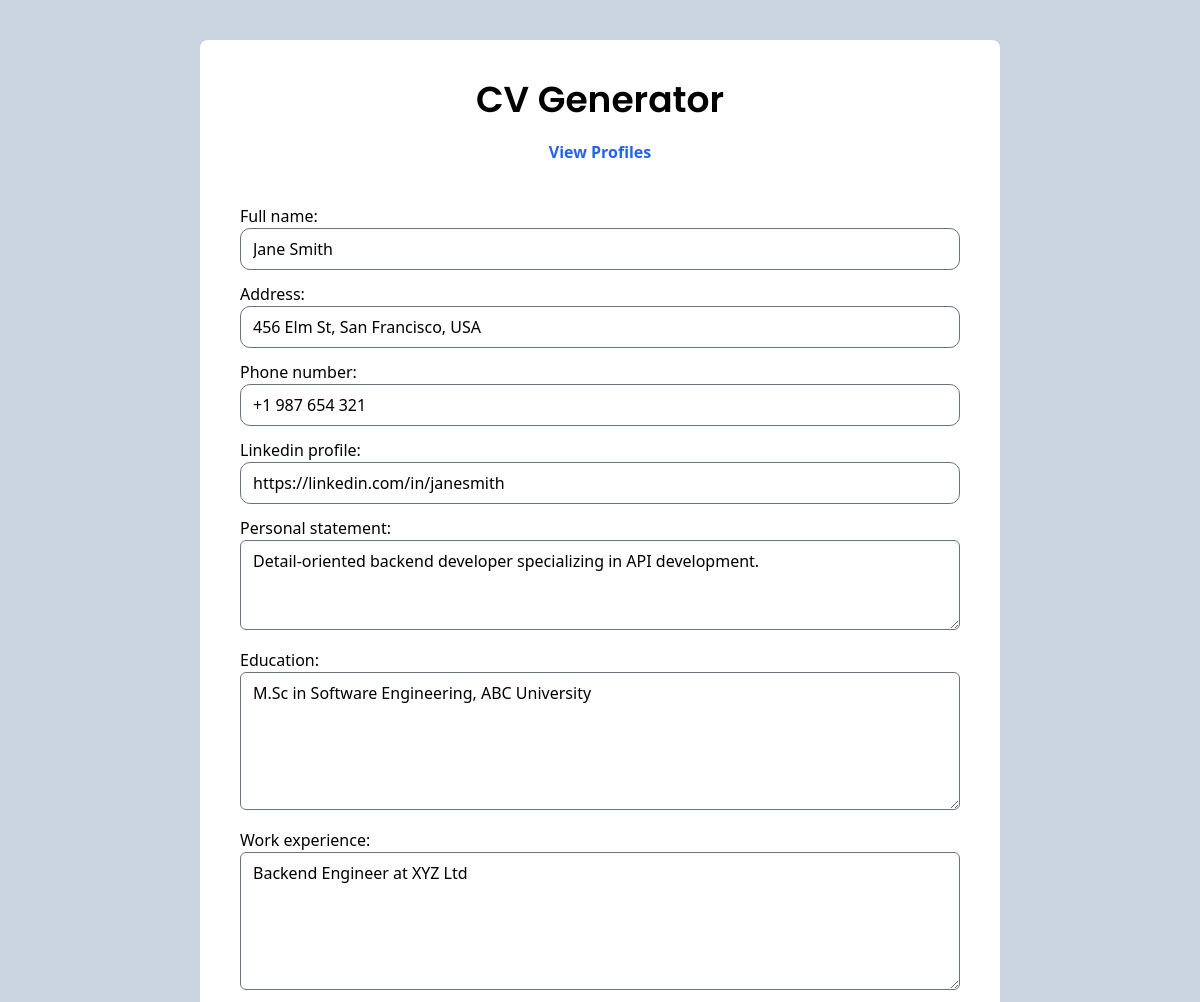
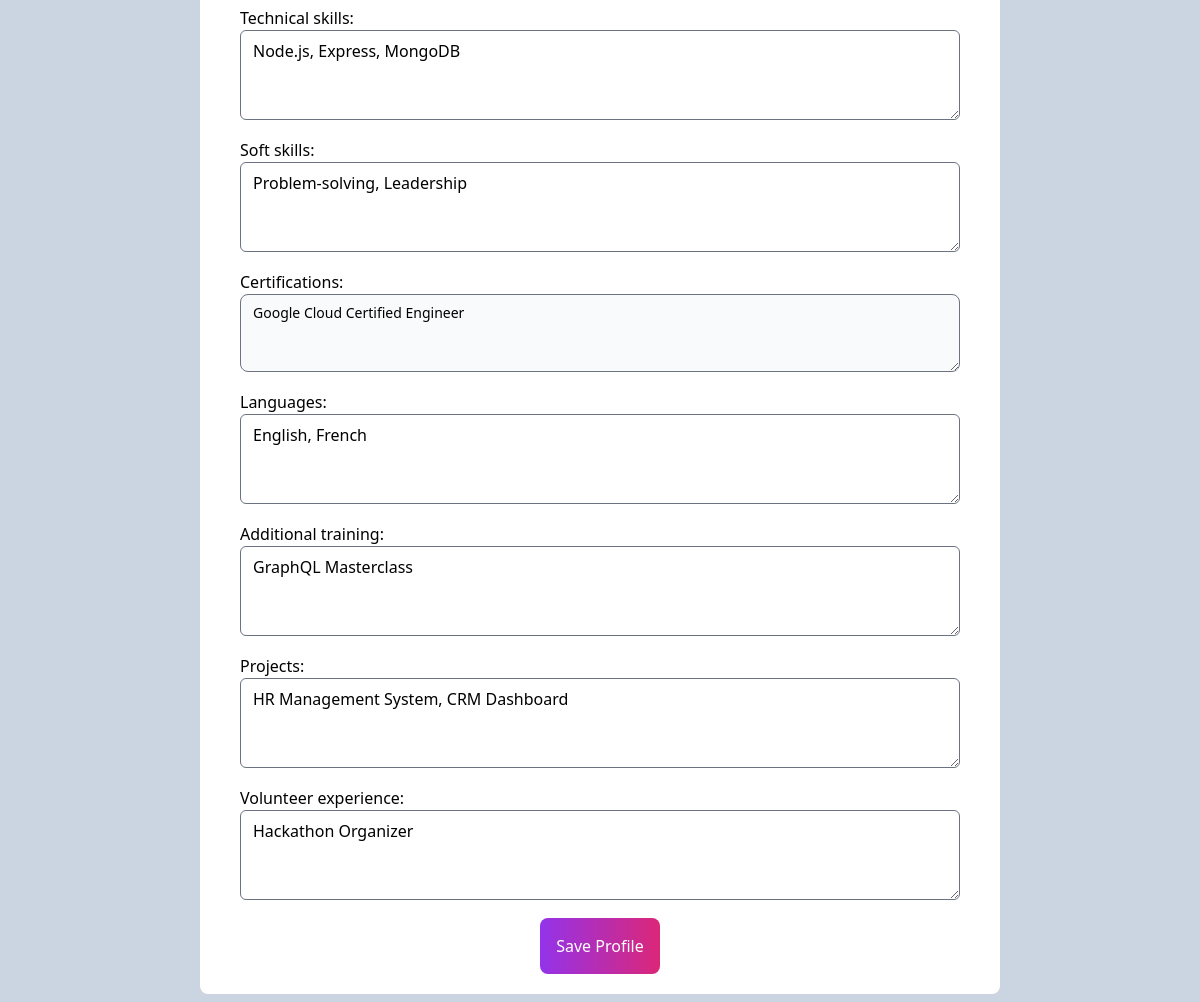
Screenshot of /edit/16/ with the database file from the repository (2 pictures, top to bottom).
### main/models.py (models this page shows, shortened)
class Profile(models.Model):
    full_name = models.CharField(max_length=200,blank=False)
    address = models.CharField(max_length=255, blank=False)
    phone_number = models.CharField(max_length=20, blank=False)
    linkedin_profile = models.URLField(max_length=200, blank=False)
    personal_statement = models.CharField(max_length=300,blank=False)
    education = models.TextField(blank=False)
    education_point = models.JSONField(default = list)
    work_experience = models.TextField(blank=False)
    work_experience_point = models.JSONField(default=list)
    technical_skills = models.TextField(blank=False)
    technical_skills_point = models.JSONField(default=list)
    soft_skills = models.TextField(blank=True)
    soft_skills_point = models.JSONField(default=list)
    certifications = models.TextField(max_length=200,blank=True)
    certifications_point = models.JSONField(default=list)
    languages = models.TextField(blank=True)
    languages_point = models.JSONField(default=list)
    additional_training = models.TextField(blank=True)
    additional_training_point = models.JSONField(default=list)
    projects = models.TextField(blank=True)
    projects_point = models.JSONField(default=list)
    volunteer_experience = models.TextField(blank=True)
    volunteer_experience_point = models.JSONField(default=list)

### main/views.py (the view)
# urls.py: path("edit/<int:pk>/",views.edit,name="edit"),
def edit(request,pk):
    profile = Profile.objects.get(id=pk)
    if request.method == "POST":
        form = ProfileForm(request.POST,instance = profile)
        if form.is_valid():
            profile = form.save(commit=False)
            profile.education_point = [i.strip() for i in profile.education.split(",")]
            profile.work_experience_point = [i.strip() for i in profile.work_experience.split(",")]
            profile.technical_skills_point = [i.strip() for i in profile.technical_skills.split(",")]
            profile.soft_skills_point = [i.strip() for i in profile.soft_skills.split(",")]
            profile.certifications_point = [i.strip() for i in profile.certifications.split(",")]
            profile.languages_point = [i.strip() for i in profile.languages.split(",")]
            profile.additional_training_point = [i.strip() for i in profile.additional_training.split(",")]
            profile.projects_point = [i.strip() for i in profile.projects.split(",")]
            profile.volunteer_experience_point = [i.strip() for i in profile.volunteer_experience.split(",")]
            profile.save()
            return redirect('profile')
    else:
        form = ProfileForm(instance = profile)
    return render(request,'index.html',{"form":form})

### main/templates/index.html (shortened to what this page needs)
{% load static tailwind_tags %}
<!DOCTYPE html>
<html lang="en">
  <head>
    {% tailwind_css %}
  </head>
  <body class="flex justify-center bg-slate-300 sm:py-10">
    <div
      class="w-[800px] min-h-[100vh] bg-white rounded-lg flex flex-col justify-center items-center pb-5 relative"
    >
      <div class="flex flex-col items-center">
        <h2
          class="font-semibold text-4xl mt-10 mb-5"
          style="font-family: Poppins"
        >
          CV Generator
        </h2>
        <a
          href="{% url 'profile' %}"
          class="text-blue-600 font-semibold hover:underline mb-10"
          >View Profiles</a
        >
      </div>
      <form class="w-full px-10" method="POST" enctype="multipart/form-data">
        <div class="flex flex-col justify-center items-center w-full gap-3">
          {{form.as_p}}
          <button
            type="submit"
            class="p-4 bg-gradient-to-r from-purple-600 to-pink-600 hover:from-purple-500 hover:to-pink-500 transition duration-300 ease-in-out text-white rounded-lg"
          >
            Save Profile
          </button>
        </div>
      </form>
    </div>
  </body>
</html>

### main/templates/index.html (style rules this page uses)
input[type="text"], input[type="url"] { width: 100%; border-radius: 10px; }
p { width: 100%; }

### rows the page displays
Profile: full_name "Jane Smith", address "456 Elm St, San Francisco, USA", phone_number "+1 987 654 321", linkedin_profile "https://linkedin.com/in/janesmith", personal_statement "Detail-oriented backend developer specializing in API development.", education "M.Sc in Software Engineering, ABC University", work_experience "Backend Engineer at XYZ Ltd", technical_skills "Node.js, Express, MongoDB", soft_skills "Problem-solving, Leadership", certifications "Google Cloud Certified Engineer", languages "English, French", additional_training "GraphQL Masterclass", projects "HR Management System, CRM Dashboard", volunteer_experience "Hackathon Organizer"
